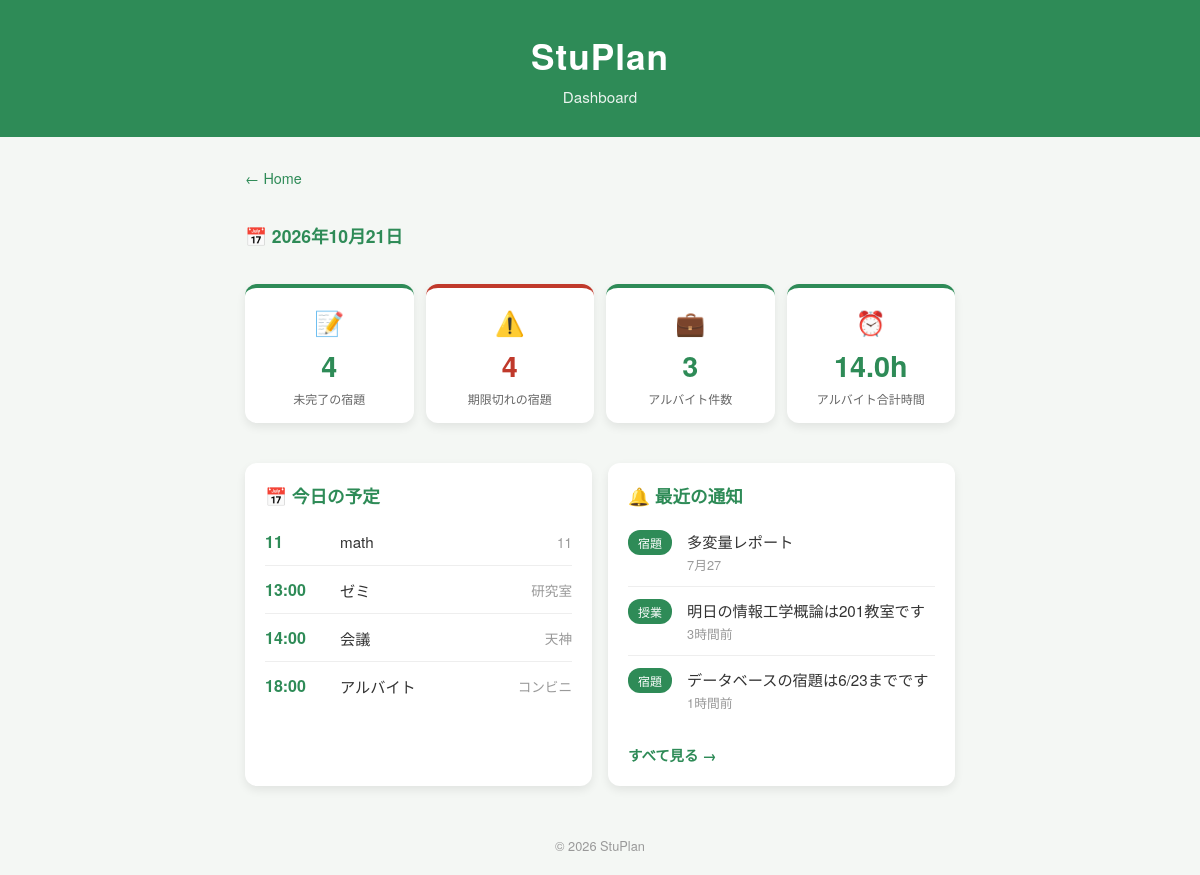
/dashboard, run on the app's committed database.
### tables this page shows
CREATE TABLE schedules (
    id INTEGER PRIMARY KEY AUTOINCREMENT,
    time TEXT NOT NULL,
    title TEXT NOT NULL,
    place TEXT NOT NULL
, user_id INTEGER DEFAULT 1);

CREATE TABLE notifications (
    id INTEGER PRIMARY KEY AUTOINCREMENT,
    type TEXT NOT NULL,
    message TEXT NOT NULL,
    time TEXT NOT NULL
, user_id INTEGER DEFAULT 1);

### app.py (the view)
@app.route("/dashboard")
def dashboard():
    today = date.today()
    today_str = today.isoformat()
    today_display = f"{today.year}年{today.month}月{today.day}日"
    uid = get_user_id()
    p = ph()
    conn = get_db_connection()
    cursor = conn.cursor()
    cursor.execute(f"SELECT COUNT(*) FROM homeworks WHERE done = 0 AND user_id = {p}", (uid,))
    homework_undone = cursor.fetchone()[0]
    cursor.execute(f"SELECT COUNT(*) FROM homeworks WHERE done = 0 AND deadline < {p} AND user_id = {p}", (today_str, uid))
    homework_overdue = cursor.fetchone()[0]
    cursor.execute(f"SELECT * FROM schedules WHERE user_id = {p} ORDER BY time", (uid,))
    schedules = fetchall_as_dict(cursor)
    cursor.execute(f"SELECT * FROM notifications WHERE user_id = {p} ORDER BY id DESC LIMIT 3", (uid,))
    recent_notifications = fetchall_as_dict(cursor)
    parttime_count = 0
    total_hours = 0
    cursor.execute(f'SELECT start, "end" FROM parttime_jobs WHERE user_id = {p}', (uid,))
    for row in cursor.fetchall():
        try:
            start_h, start_m = map(int, row[0].split(":"))
            end_h, end_m = map(int, row[1].split(":"))
            hours = (end_h * 60 + end_m - start_h * 60 - start_m) / 60
            total_hours += hours
            parttime_count += 1
        except:
            pass
    conn.close()
    lang = session.get("lang", "ja")
    t = TRANSLATIONS[lang]
    return render_template("dashboard.html", today_display=today_display, homework_undone=homework_undone, homework_overdue=homework_overdue, schedules=schedules, recent_notifications=recent_notifications, parttime_count=parttime_count, total_hours=round(total_hours, 1), t=t)

### app.py (called while the page is built)
def get_db_connection():
    if DATABASE_URL:
        import psycopg2
        import psycopg2.extras
        conn = psycopg2.connect(DATABASE_URL)
        conn.autocommit = False
        return conn
    else:
        conn = sqlite3.connect("stuplan.db")
        conn.row_factory = sqlite3.Row
        return conn

def ph(n=1):
    if DATABASE_URL:
        return ",".join(["%s"] * n) if n > 1 else "%s"
    else:
        return ",".join(["?"] * n) if n > 1 else "?"

def fetchall_as_dict(cursor):
    if DATABASE_URL:
        cols = [desc[0] for desc in cursor.description]
        return [dict(zip(cols, row)) for row in cursor.fetchall()]
    else:
        rows = cursor.fetchall()
        return [dict(row) for row in rows]

def get_user_id():
    return session.get("user_id", 1)

### templates/dashboard.html (shortened to what this page needs)
<!DOCTYPE html>
<html lang="ja">
<head>
    <link rel="stylesheet" href="{{ url_for('static', filename='style.css') }}">
</head>
<body>
    <header class="main-header"><h1>StuPlan</h1><p>{{ t.dashboard_title }}</p></header>
    <main class="container dashboard-container">
        <a href="/home" class="back-link">{{ t.back_home }}</a>
        <div class="dash-date">📅 {{ today_display }}</div>
        <div class="dash-cards">
            <div class="dash-card">
                <div class="dash-card-icon">📝</div>
                <div class="dash-card-num">{{ homework_undone }}</div>
                <div class="dash-card-label">{{ t.undone_homework }}</div>
            </div>
            <div class="dash-card {% if homework_overdue > 0 %}danger{% endif %}">
                <div class="dash-card-icon">⚠️</div>
                <div class="dash-card-num">{{ homework_overdue }}</div>
                <div class="dash-card-label">{{ t.overdue_homework }}</div>
            </div>
            <div class="dash-card">
                <div class="dash-card-icon">💼</div>
                <div class="dash-card-num">{{ parttime_count }}</div>
                <div class="dash-card-label">{{ t.parttime_count }}</div>
            </div>
            <div class="dash-card">
                <div class="dash-card-icon">⏰</div>
                <div class="dash-card-num">{{ total_hours }}h</div>
                <div class="dash-card-label">{{ t.total_hours }}</div>
            </div>
        </div>
        <div class="dash-bottom">
            <section class="card dash-section">
                <h2>{{ t.todays_schedule }}</h2>
                {% if schedules %}
                <ul class="schedule-list">
                    {% for item in schedules %}
                    <li class="schedule-item">
                        <span class="schedule-time">{{ item.time }}</span>
                        <span class="schedule-title">{{ item.title }}</span>
                        <span class="schedule-place">{{ item.place }}</span>
                    </li>
                    {% endfor %}
                </ul>
                {% else %}
                <p>{{ t.no_schedule }}</p>
                {% endif %}
            </section>
            <section class="card dash-section">
                <h2>{{ t.recent_notifications }}</h2>
                {% if recent_notifications %}
                <ul class="notification-list">
                    {% for n in recent_notifications %}
                    <li class="notification-item">
                        <span class="notification-type">{{ n.type }}</span>
                        <div class="notification-info">
                            <span class="notification-message">{{ n.message }}</span>
                            <span class="notification-time">{{ n.time }}</span>
                        </div>
                    </li>
                    {% endfor %}
                </ul>
                {% else %}
                <p>{{ t.no_notifications }}</p>
                {% endif %}
                <a href="/notification" class="add-link">{{ t.see_all }}</a>
            </section>
        </div>
    </main>
    <footer class="main-footer"><p>&copy; 2026 StuPlan</p></footer>
</body>
</html>

### static/style.css (style rules this page uses)
* { margin: 0; padding: 0; box-sizing: border-box; }
body { font-family: "Helvetica Neue", Arial, "Hiragino Kaku Gothic ProN", "Meiryo", sans-serif; background-color: #f4f7f4; color: #333; }
.main-header { background-color: #2e8b57; color: white; text-align: center; padding: 30px 20px; }
.main-header h1 { font-size: 2.2rem; letter-spacing: 1px; }
.main-header p { margin-top: 5px; font-size: 0.95rem; opacity: 0.9; }
.container { max-width: 800px; margin: 30px auto; padding: 0 20px; display: grid; grid-template-columns: 1fr 1fr; gap: 20px; }
.card { background-color: #ffffff; border-radius: 12px; padding: 20px; box-shadow: 0 4px 10px rgba(0, 0, 0, 0.08); transition: transform 0.2s ease; }
.card h2 { font-size: 1.1rem; margin-bottom: 10px; color: #2e8b57; }
.main-footer { text-align: center; padding: 20px; color: #999; font-size: 0.8rem; }
.back-link { display: inline-block; margin-bottom: 15px; color: #2e8b57; text-decoration: none; font-size: 0.9rem; }
.schedule-list { list-style: none; }
.schedule-item { display: flex; align-items: center; gap: 15px; padding: 12px 0; border-bottom: 1px solid #eee; }
.schedule-item:last-child { border-bottom: none; }
.schedule-time { font-weight: bold; color: #2e8b57; width: 60px; }
.schedule-title { flex: 1; font-size: 0.95rem; }
.schedule-place { font-size: 0.85rem; color: #999; }
.notification-list { list-style: none; }
.notification-item { display: flex; align-items: flex-start; gap: 15px; padding: 12px 0; border-bottom: 1px solid #eee; }
.notification-item:last-child { border-bottom: none; }
.notification-type { background-color: #2e8b57; color: white; font-size: 0.75rem; padding: 4px 10px; border-radius: 12px; white-space: nowrap; }
.notification-info { display: flex; flex-direction: column; flex: 1; }
.notification-message { font-size: 0.95rem; color: #333; }
.notification-time { font-size: 0.8rem; color: #999; margin-top: 3px; }
.add-link { display: inline-block; margin-top: 20px; color: #2e8b57; text-decoration: none; font-weight: bold; font-size: 0.9rem; }
.dashboard-container { grid-template-columns: 1fr; max-width: 750px; }
.dash-date { font-size: 1.1rem; font-weight: bold; color: #2e8b57; margin-bottom: 16px; }
.dash-cards { display: grid; grid-template-columns: repeat(4, 1fr); gap: 12px; margin-bottom: 20px; }
.dash-card { background: white; border-radius: 12px; padding: 16px; text-align: center; box-shadow: 0 4px 10px rgba(0,0,0,0.08); border-top: 4px solid #2e8b57; }
.dash-card.danger { border-top-color: #c0392b; }
.dash-card-icon { font-size: 1.5rem; margin-bottom: 6px; }
.dash-card-num { font-size: 1.8rem; font-weight: bold; color: #2e8b57; }
.dash-card.danger .dash-card-num { color: #c0392b; }
.dash-card-label { font-size: 0.75rem; color: #666; margin-top: 4px; }
.dash-bottom { display: grid; grid-template-columns: 1fr 1fr; gap: 16px; }
.dash-section { min-height: 180px; }

### data on the page
schedules: time "11", title "math", place "11"
schedules: time "13:00", title "ゼミ", place "研究室"
schedules: time "14:00", title "会議", place "天神"
schedules: time "18:00", title "アルバイト", place "コンビニ"
notifications: type "宿題", message "多変量レポート", time "7月27"
notifications: type "授業", message "明日の情報工学概論は201教室です", time "3時間前"
notifications: type "宿題", message "データベースの宿題は6/23までです", time "1時間前"

### other printed values
{{ t.dashboard_title }} "Dashboard"
{{ t.back_home }} "← Home"
{{ homework_undone }} "4"
{{ t.undone_homework }} "未完了の宿題"
{{ homework_overdue }} "4"
{{ t.overdue_homework }} "期限切れの宿題"
{{ parttime_count }} "3"
{{ t.parttime_count }} "アルバイト件数"
{{ total_hours }} "14.0"
{{ t.total_hours }} "アルバイト合計時間"
{{ t.todays_schedule }} "📅 今日の予定"
{{ t.recent_notifications }} "🔔 最近の通知"
{{ t.see_all }} "すべて見る →"
